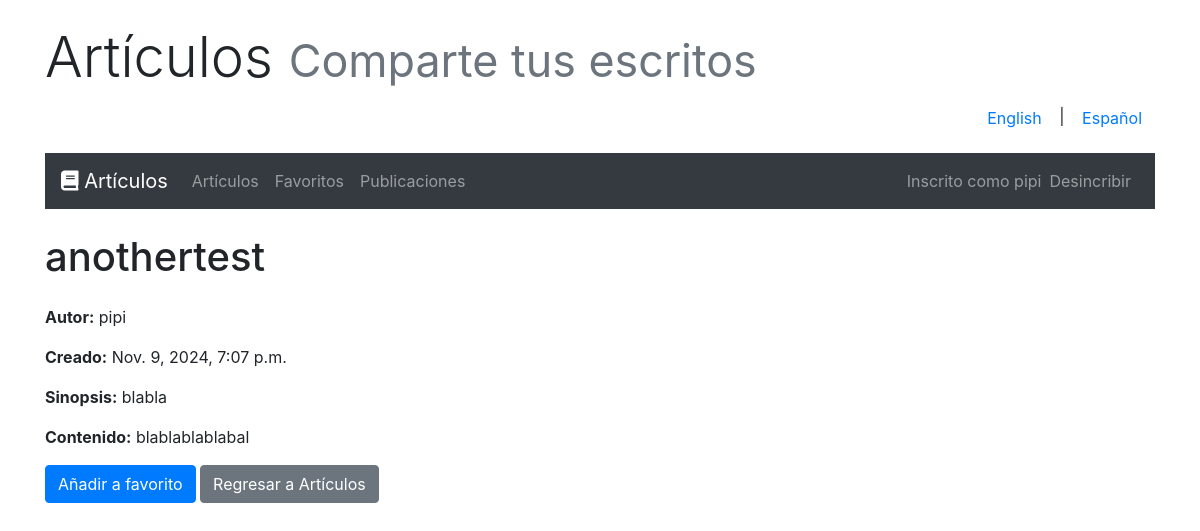
The page /es/articles/8/ (signed in) on the database its author committed.
### articles/models.py (models this page shows, shortened)
class Article(models.Model):
    title = models.CharField(max_length=64, null=False)
    author = models.ForeignKey(User, on_delete=models.CASCADE, null=False)
    created = models.DateTimeField(auto_now_add=True, null=False)
    synopsis = models.CharField(max_length=312, null=False)
    content = models.TextField(null=False)

### articles/views.py (the view)
# urls.py: path('articles/<int:pk>/', views.ArticleDetailView.as_view(), name='article_detail'),
class ArticleDetailView(LoginRequiredMixin, DetailView):
    model = Article
    template_name = 'articles/article_detail.html'
    context_object_name = 'article'

### articles/templates/articles/article_detail.html (shortened to what this page needs)
{% extends 'base.html' %}
{% load i18n %}
{% block content %}
<h1 class="mb-4">{{ article.title }}</h1>
<p><strong>{% trans "Author:" %}</strong> {{ article.author.username }}</p>
<p><strong>{% trans "Created:" %}</strong> {{ article.created }}</p>
<p><strong>{% trans "Synopsis:" %}</strong> {{ article.synopsis }}</p>
<p><strong>{% trans "Content:" %}</strong> {{ article.content }}</p>
<a href="{% url 'add_to_favourite' article.pk %}" class="btn btn-primary">{% trans "Add to Favourites" %}</a>
<a href="{% url 'articles' %}" class="btn btn-secondary">{% trans "Back to Articles" %}</a>
{% endblock %}

### articles/templates/base.html (shortened to what this page needs)
{% load i18n %}
<!DOCTYPE html>
<html lang="en">
<head>
    <link href="https://stackpath.bootstrapcdn.com/bootstrap/4.5.2/css/bootstrap.min.css" rel="stylesheet">
    <link rel="stylesheet" href="https://cdnjs.cloudflare.com/ajax/libs/font-awesome/5.15.4/css/all.min.css">
</head>
<body>
    <div class="container mt-4">
        <h1 class="display-4">{% trans "Articles" %} <small class="text-muted">{% trans "Share your writings" %}</small></h1>
        <div class="text-right">
            <form action="{% url 'set_language' %}" method="post">
                <button type="submit" name="language" value="en" class="btn btn-link">English</button> |
                <button type="submit" name="language" value="es" class="btn btn-link">Español</button>
            </form>
        </div>
        <nav class="navbar navbar-expand-lg navbar-dark bg-dark mt-3 mb-4">
            <a class="navbar-brand" href="{% url 'home' %}">
                <i class="fas fa-book"></i> {% trans "Articles" %}
            </a>
            <div class="collapse navbar-collapse">
                <ul class="navbar-nav mr-auto">
                    <li class="nav-item">
                        <a class="nav-link" href="{% url 'articles' %}">{% trans "Articles" %}</a>
                    </li>
                    {% if user.is_authenticated %}
                        <li class="nav-item">
                            <a class="nav-link" href="{% url 'favourites' %}">{% trans "Favourites" %}</a>
                        </li>
                        <li class="nav-item">
                            <a class="nav-link" href="{% url 'publish_article' %}">{% trans "Publications" %}</a>
                        </li>
                    {% else %}
                        <li class="nav-item">
                            <a class="nav-link" href="{% url 'register' %}">{% trans "Register" %}</a>
                        </li>
                    {% endif %}
                </ul>
                <ul class="navbar-nav ml-auto">
                    {% if user.is_authenticated %}
                        <li class="nav-item">
                            <span class="navbar-text">{% trans "Logged as" %} {{ user.username }}</span>
                        </li>
                        <li class="nav-item">
                            <a class="nav-link" href="{% url 'logout' %}">{% trans "Logout" %}</a>
                        </li>
                    {% endif %}
                </ul>
            </div>
        </nav>
        <div>
            {% block content %}{% endblock %}
        </div>
    </div>
</body>
</html>

### rows shown on the page
Article: title "anothertest", author.username "pipi", created "Nov. 9, 2024, 7:07 p.m.", synopsis "blabla", content "blablablablabal"

### other values the page prints
{{ user.username }} "pipi"
